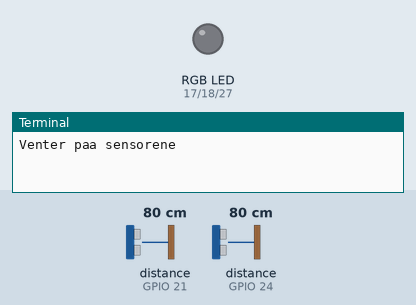
The program below on a simulated Raspberry Pi (BCM pin numbers). On the bench: an RGB LED mixed from three pins (HIGH = lit), the last lines printed to the terminal. The test bench sets the inputs (shaded band); at power-on: distance to the obstacle (sensors on GPIO 21, GPIO 24) 80 cm. The echo pulse lasts 58.3 µs per cm; dim RGB values are drawn brighter than linear; no MQTT or app messages arrive unless stated; threads take turns every 2 ms; the clock reads 2024-03-15 10:24:30 at power-on unless the program sets it; pins used as bus, display or sensor lines are not drawn.

Above: at 0.1 s.
At 2.2 s:
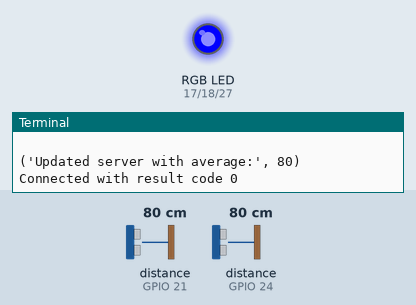
2.3 s: distance to the obstacle (sensor on GPIO 21) set to 69 cm
13.2 s: distance to the obstacle (sensor on GPIO 21) set to 62 cm
At 24.2 s:
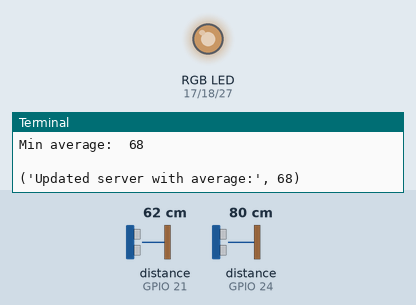
27.1 s: distance to the obstacle (sensor on GPIO 21) set to 46 cm
34.8 s: distance to the obstacle (sensor on GPIO 21) set to 40 cm
Timing chart, 0 to 56.4 s (numbered marks = the images above; inputs shaded):
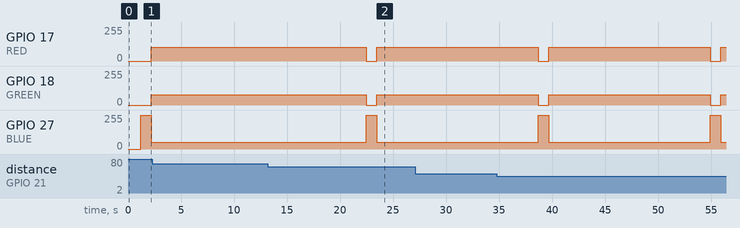

The program:

ultrasonic.py
```python
import RPi.GPIO as GPIO
import paho.mqtt.publish as publish
import paho.mqtt.client as mqtt
import time
import collections
import math
import threading

GPIO.setmode(GPIO.BCM)

TOPIC = "ewms/container/1"
#HOSTNAME = "mqtt.item.ntnu.no"
HOSTNAME = "10.0.0.129"

TOPIC1 = "ewms/request/1"

#ULTRASONIC
TRIG1 = 23 #gul
ECHO1 = 24 #gronn
TRIG2 = 20 #oransje
ECHO2 = 21 #brun

#RGB
RED = 17
GREEN = 18
BLUE = 27

def color(B, G, R): #R,G,B
    RED_C.ChangeDutyCycle(R)
    GREEN_C.ChangeDutyCycle(G)
    BLUE_C.ChangeDutyCycle(B)

def send_update(message):
    print("Updated server with average:", message)
    publish.single(TOPIC, message, hostname=HOSTNAME)

def sensor_average(r_sensor):
    average = sum(r_sensor)/len(r_sensor) if len(r_sensor) > 0 else 0
    return average

def gpio_output(TRIG, ECHO):
    GPIO.output(TRIG, True)
    time.sleep(0.00001)
    GPIO.output(TRIG, False)

    while GPIO.input(ECHO)== 0:
        pulse_start = time.time()

    while GPIO.input(ECHO)==1:
        pulse_end = time.time()

    try:
        pulse_duration = pulse_end - pulse_start
    except NameError:
        pulse_duration = 0

    distance = pulse_duration * 17150
    distance = round(distance, 2)
    return distance

def on_connect(client, userdata, flags, rc):
    print("Connected with result code "+str(rc))
    client.subscribe("ewms/request/#")

# The callback for when a PUBLISH message is received from the server.
def on_message(client, userdata, msg):
    print(msg.topic+" "+str(msg.payload))
    message = str(msg.payload)
    if message:
        sensor1 = gpio_output(TRIG1, ECHO1)
	sensor2 = gpio_output(TRIG2, ECHO2)
	sensor = min(sensor1, sensor2)
        publish.single(TOPIC1, sensor, hostname=HOSTNAME)

def rtl():
    while True:
	client = mqtt.Client()
	client.on_connect = on_connect
	client.on_message = on_message
	client.connect("localhost")
        client.loop_forever()

try:

    GPIO.setup(RED, GPIO.OUT)
    GPIO.setup(GREEN, GPIO.OUT)
    GPIO.setup(BLUE, GPIO.OUT)
    GPIO.setup(TRIG1, GPIO.OUT)
    GPIO.setup(TRIG2, GPIO.OUT)
    GPIO.setup(ECHO1, GPIO.IN)
    GPIO.setup(ECHO2, GPIO.IN)

    #initialize the RGB to off
    RED_C = GPIO.PWM(RED, 100)
    RED_C.start(0)
    GREEN_C = GPIO.PWM(GREEN, 100)
    GREEN_C.start(0)
    BLUE_C = GPIO.PWM(BLUE, 100)
    BLUE_C.start(0)

    GPIO.output(TRIG1, False)
    GPIO.output(TRIG2, False)
    print ("Venter paa sensorene")
    time.sleep(1)

    rtl_thread = threading.Thread(target=rtl)
    rtl_thread.start()

    prev_average = 0
    r_sensor1 = collections.deque(maxlen=6)
    r_sensor2 = collections.deque(maxlen=6)

    while True:
	distance1 = gpio_output(TRIG1, ECHO1)
        distance2 = gpio_output(TRIG2, ECHO2)

        r_sensor1.append(distance1)
        r_sensor2.append(distance2)
        average1 = sensor_average(r_sensor1)
        average2 = sensor_average(r_sensor2)
        average = int(min(average1, average2))

	print "Average1: ",average1
	print "Average2: ",average2
	print "Min average: ",average
	print ""
        if average>(prev_average+10) or average<(prev_average-10):
            send_update(average)
            prev_average = average
            color(100,0,0)
	    time.sleep(1)
	color(20,30,40)
        time.sleep(5)


except KeyboardInterrupt:
    GPIO.cleanup()
```

Measured:
- the behaviour switches between 65 and 64 cm on distance to the obstacle (sensor on GPIO 21) (found by bisection; images 1 and 2)
- after the input at 13.2 s, GPIO 17 (RED): 102/255 → 0/255 after 9.3 s, → 102/255 1.0 s later; GPIO 18 (GREEN): 77/255 → 0/255 after 9.3 s, → 77/255 1.0 s later; GPIO 27 (BLUE): 51/255 → 255/255 after 9.3 s, → 51/255 1.0 s later
